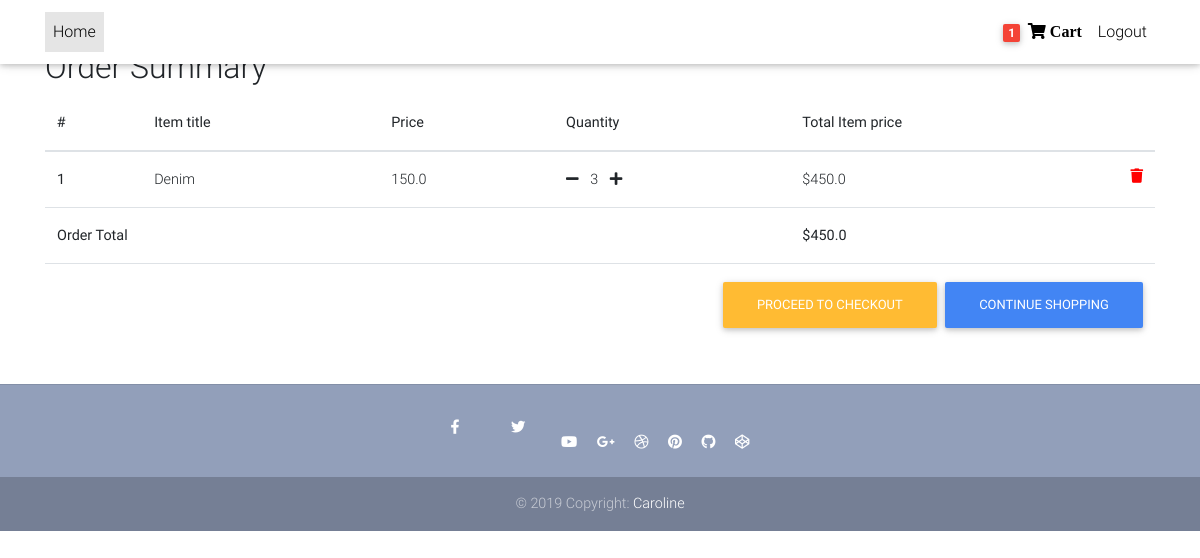
The page /order_summary (signed in) on the database as committed earlier.
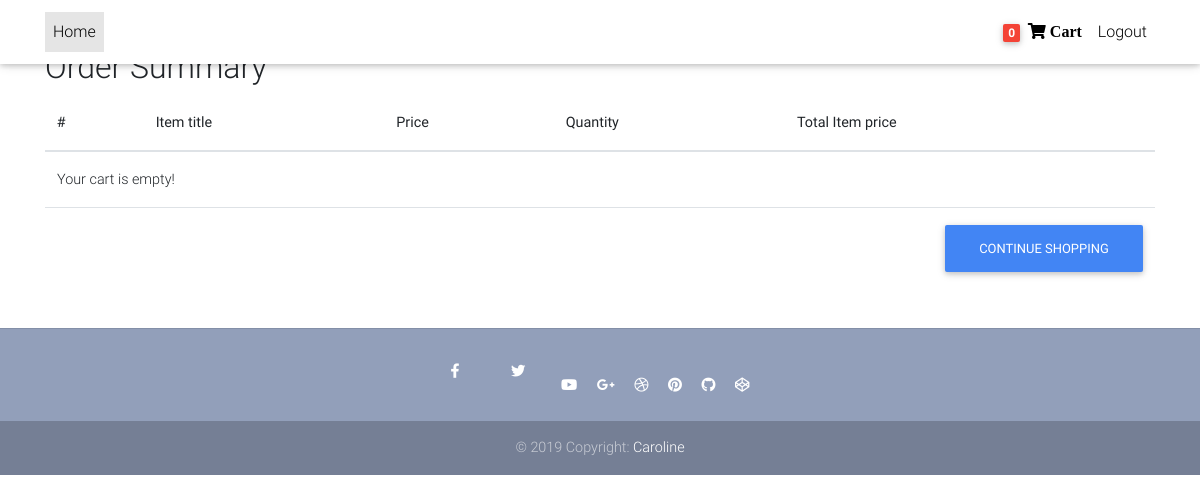
The same page on the database as committed later.
### core/models.py (models this page shows, shortened)
class Order(models.Model):
    user = models.ForeignKey(settings.AUTH_USER_MODEL,
                             on_delete=models.CASCADE)
    items = models.ManyToManyField(OrderItem)
    start_date = models.DateTimeField(auto_now_add=True)
    ordered_date = models.DateTimeField()
    ordered = models.BooleanField(default=False)
    def get_total(self):
        total = 0
        for order_item in self.items.all():
            total += order_item.get_final_price()
        return total

class OrderItem(models.Model):
   user = models.ForeignKey(settings.AUTH_USER_MODEL,
                             on_delete=models.CASCADE)
   item=models.ForeignKey(Item, on_delete=models.CASCADE)
   ordered = models.BooleanField(default=False)
   quantity=models.IntegerField(default=1)
   def get_total_item_price(self):
       return self.quantity * self.item.price
   def get_final_price(self):
       if self.item.discount_price:
           return self.get_total_discount_item_price()
       return self.get_total_item_price()

class Item(models.Model):
    title = models.CharField(max_length=100)
    price = models.FloatField()
    discount_price = models.FloatField(blank=True, null=True)
    category = models.CharField(choices=CATEGORY_CHOICES, max_length=2)
    label = models.CharField(choices=LABEL_CHOICES, max_length=1)
    slug = models.SlugField()
    description=models.TextField()

### core/views.py (the view)
# urls.py: path('order_summary', OrderSummaryView.as_view(), name= 'order-summary'),
class OrderSummaryView(LoginRequiredMixin,View):
    def get(self, *args, **kwargs):
        try:
            order=Order.objects.get(user=self.request.user, ordered=False)
            context={
                'object':order
            }
            return render(self.request,'order_summary.html',context)
        except ObjectDoesNotExist:
            messages.error(self.request, "You do not an active order")
            return redirect("/")

### core/templatetags/cart_templates_tags.py (called while the page is built)
@register.filter
def add_item_count(user):
    if user.is_authenticated:
        qs=Order.objects.filter(user=user, ordered=False)
        if qs.exists():
            return qs[0].items.count()
    return 0

### templates/order_summary.html
{% extends "base.html" %}
{% load static %}
 {% block content  %}
  <main>
    <div class="container">
    <div class="table-responsive text-nowrap">
<h2> Order Summary</h2>
  <table class="table">
    <thead>
      <tr>
      <th scope="col">#</th>
        <th scope="col">Item title</th>
        <th scope="col">Price</th>
        <th scope="col">Quantity</th>
        <th scope="col">Total Item price</th>
      </tr>
    </thead>
    <tbody>
    {% for order_item in object.items.all %}
      <tr>
        <th scope="row">{{ forloop.counter }}</th>
        <td>{{order_item.item.title}}</td>
        <td>{% if order_item.item.discount_price %}
{{order_item.item.discount_price}}
        {% else %}
{{order_item.item.price}}
        {% endif %}
        </td>
        <td><a href={% url 'core:remove-single-item-from-cart' order_item.item.slug %} class= "fas fa-minus mr-2"><a/> {{order_item.quantity}} </a>
        <a href={% url 'core:add-to-cart-single' order_item.item.slug %}  class= "fas fa-plus ml-2"><a/>
        </td>
        <td>{% if  order_item.item.discount_price %}
       ${{order_item.get_total_discount_item_price}}
      <span class="badge badge-primary"> saving ${{order_item.get_amount_saved}} </span>
        {% else %}
        ${{order_item.get_total_item_price}}
        {% endif %}
        <a style= "color:red" href={% url 'core:remove-from-cart-trash' order_item.item.slug %} class="fas fa-trash float-right">
        </td>
      </tr>
     {% empty %}
     <tr>
     <td colspan="5"> Your cart is empty!</td>
     </tr>
     <tr>
      <td colspan="5" >
      <a class='btn btn-primary float-right ml-2' href="/">Continue shopping</a></b>
       </td>
     </tr>
     {% endfor %}
     {% if object.get_total %}
      <tr>
      <td colspan="4" > <b> Order Total </b></td>
      <td ><b>${{ object.get_total }}</b> </td>
      </tr>
      <tr>
      <td colspan="5" >
      <a class='btn btn-primary float-right ml-2' href="/">Continue shopping</a></b>
      <a class='btn btn-warning float-right' href="{% url 'core:checkout_page' %}">Proceed to checkout</a></b>
       </td>
      </tr>
       {% endif %}
    </tbody>
  </table>
</div>
    </div>
  </main>
{% endblock content %}

### templates/base.html (shortened to what this page needs)
{% load static %}
{% load cart_templates_tags %}
<!DOCTYPE html>
<html lang="en">
<head>
  <link  href="https://use.fontawesome.com/releases/v5.8.2/css/all.css" rel="stylesheet" type="text/css">
    <link href="{% static 'css/bootstrap.min.css' %}" rel="stylesheet">
  <link href="{% static 'css/mdb.min.css' %}" rel="stylesheet">
  <link href="{% static 'css/style.min.css' %}" rel="stylesheet">
</head>
<body>
<nav class="navbar fixed-top navbar-expand-lg navbar-light white scrolling-navbar">
    <div class="container">
      <div class="collapse navbar-collapse" id="navbarSupportedContent">
        <ul class="navbar-nav mr-auto">
           <li class="nav-item active">
            <a class="nav-link waves-effect" href=" {% url 'core:home_page' %}">Home
            </a>
          </li>
        </ul>
        <ul class="navbar-nav nav-flex-icons">
        {% if request.user.is_authenticated %}
          <li class="nav-item">
            <a href="{% url 'core:order-summary' %}" class="nav-link waves-effect">
              <span class="badge red z-depth-1 mr-1"> {{request.user|add_item_count }}</span>
              <span class="clearfix d-none d-sm-inline-block fa fa-shopping-cart "> Cart </span>
            </a>
          </li>
            <li class="nav-item">
            <a class="nav-link waves-effect" href= "{% url 'account_logout' %}">
             <span class="clearfix d-none d-sm-inline-block"> Logout </span>
            </a>
          </li>
          {% endif %}
        </ul>
      </div>
    </div>
  </nav>
<body>
    {% block content  %}
    {% endblock content %}
  <footer class="page-footer text-center font-small mt-4 wow fadeIn">
    <hr class="my-4">
    <div class="pb-4">
       <a href="https://www.facebook.com/mdbootstrap" class="nav-link waves-effect" target="_blank">
        <i class="fab fa-facebook-f mr-3"></i>
      </a>
       <a href="{% static 'https://twitter.com/MDBootstrap'%}" class="nav-link waves-effect" target="_blank">
        <i class="fab fa-twitter mr-3"></i>
      </a>
      <a href="{% static 'https://www.youtube.com/watch?v=7MUISDJ5ZZ4'%}" target="_blank">
        <i class="fab fa-youtube mr-3"></i>
      </a>
      <a href="{% static 'https://plus.google.com/u/0/b/107863090883699620484'%}" target="_blank">
        <i class="fab fa-google-plus-g mr-3"></i>
      </a>
      <a href="{% static 'https://dribbble.com/mdbootstrap'%}" target="_blank">
        <i class="fab fa-dribbble mr-3"></i>
      </a>
      <a href="{% static 'https://pinterest.com/mdbootstrap'%}" target="_blank">
        <i class="fab fa-pinterest mr-3"></i>
      </a>
      <a href="https://github.com/mdbootstrap/bootstrap-material-design" target="_blank">
        <i class="fab fa-github mr-3"></i>
      </a>
      <a href="{% static 'http://codepen.io/mdbootstrap/'%}" target="_blank">
        <i class="fab fa-codepen mr-3"></i>
      </a>
    </div>
    <div class="footer-copyright py-3">
      © 2019 Copyright:
      <a href="{% static 'https://mdbootstrap.com/education/bootstrap/'%}" target="_blank"> Caroline </a>
    </div>
 </footer>
</body>
</html>

Rows that differ between the two databases and show on the page:
removed OrderItem: item "Denim", item.price "150.0", quantity "3", get_total_item_price "450.0"
no longer on this page (row unchanged): Order: get_total "450.0"
Other text that changed with them:
{{ request.user|add_item_count }}: "1" → "0"
text no longer shown: "Order Total $ PROCEED TO CHECKOUT"
text now shown: "Your cart is empty!"
